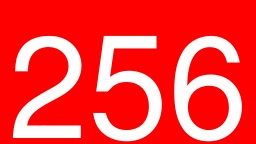
#> input picture repo/144p.jpg, 256 x 144 px
$ python convert_wallpaper.py ../../repo/144p.jpg ../../repo/144p.jpg
#> lines starting #> are read from the running program, lines starting #| are printed output that depends on the picture
import sys
from PIL import Image

def convert_wallpaper(input_path, output_path):
#> called with input_path = '../../repo/144p.jpg', output_path = '../../repo/144p.jpg'
    try:
        img = Image.open(input_path).convert('RGB')
#> img is the input picture: PIL image 256x144 RGB; mean R, G, B 251.4, 63.3, 63.2
        img = img.resize((1024, 768), Image.Resampling.LANCZOS)
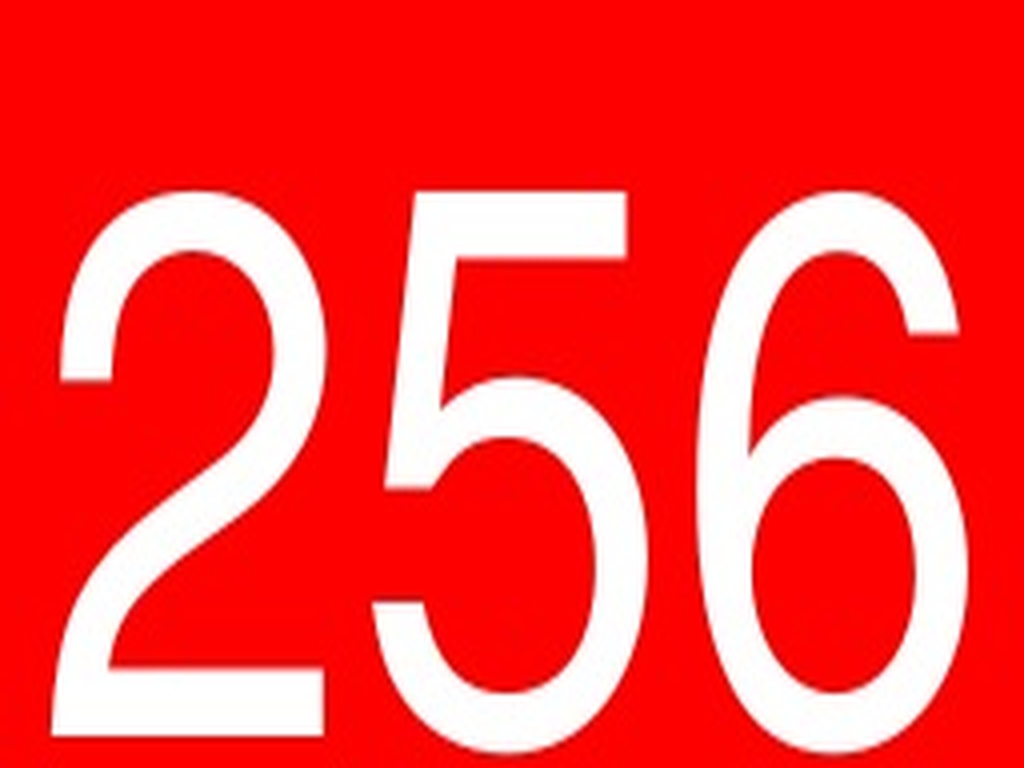
#> img: PIL image 1024x768 RGB; mean R, G, B 251.3, 63.3, 63.2

        with open(output_path, 'w') as f:
            f.write("// Auto-generated wallpaper (Asset Pipeline)\n")
            f.write("#ifndef WALLPAPER_H\n")
            f.write("#define WALLPAPER_H\n\n")
            f.write("#include <stdint.h>\n\n")
            f.write("static const int wallpaper_width = 1024;\n")
            f.write("static const int wallpaper_height = 768;\n\n")

            f.write("static const uint32_t wallpaper_data[1024 * 768] = {\n")

            pixels = list(img.getdata())
#> pixels = 786432 items
            for i, p in enumerate(pixels):
                r, g, b = p
                # ARGB (Alpha is 0xFF)
                val = (0xFF << 24) | (r << 16) | (g << 8) | b
                f.write(f"0x{val:08X}")
                if i < len(pixels) - 1:
                    f.write(",")
                if (i + 1) % 16 == 0:
                    f.write("\n")

            f.write("};\n\n")
            f.write("#endif\n")
        print(f"Wallpaper generated at {output_path}")
    except Exception as e:
        print(f"Failed to generate wallpaper: {e}")

if __name__ == "__main__":
    if len(sys.argv) != 3:
        print("Usage: python3 convert_wallpaper.py <input> <output>")
    else:
        convert_wallpaper(sys.argv[1], sys.argv[2])
